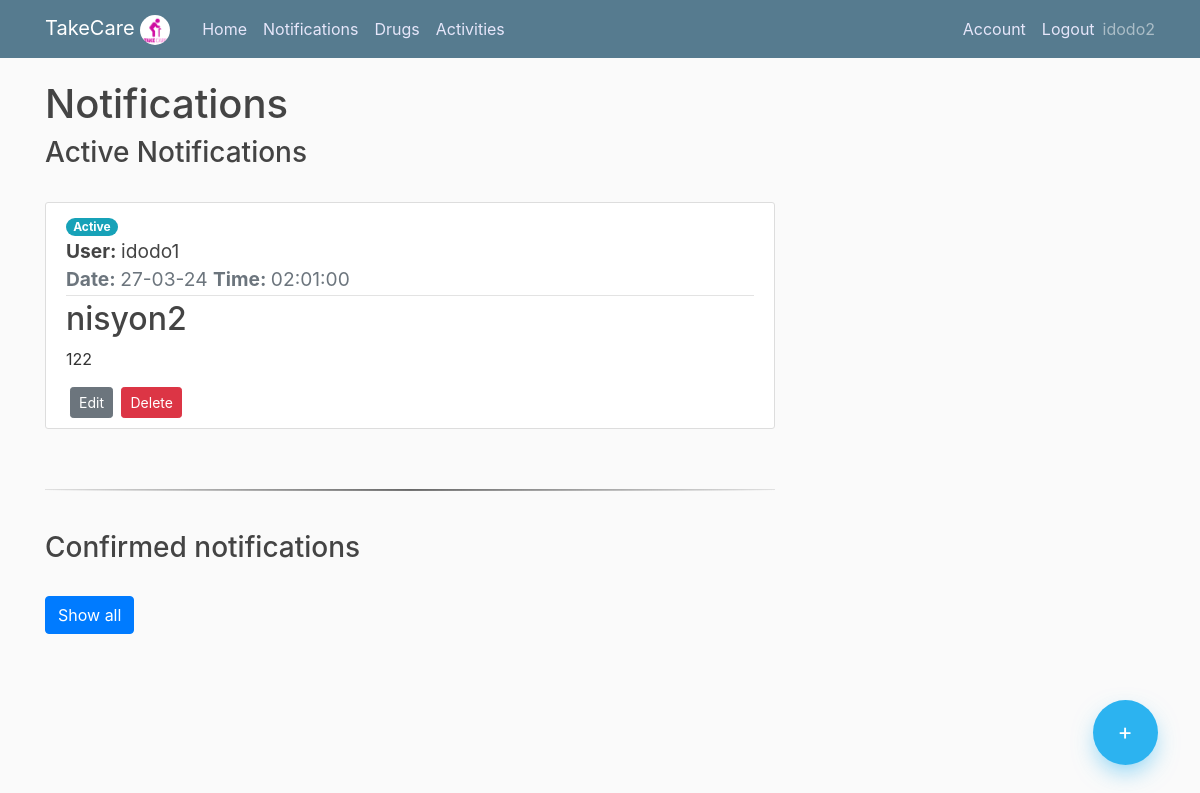
Before: /notification (signed in) with the older database file.
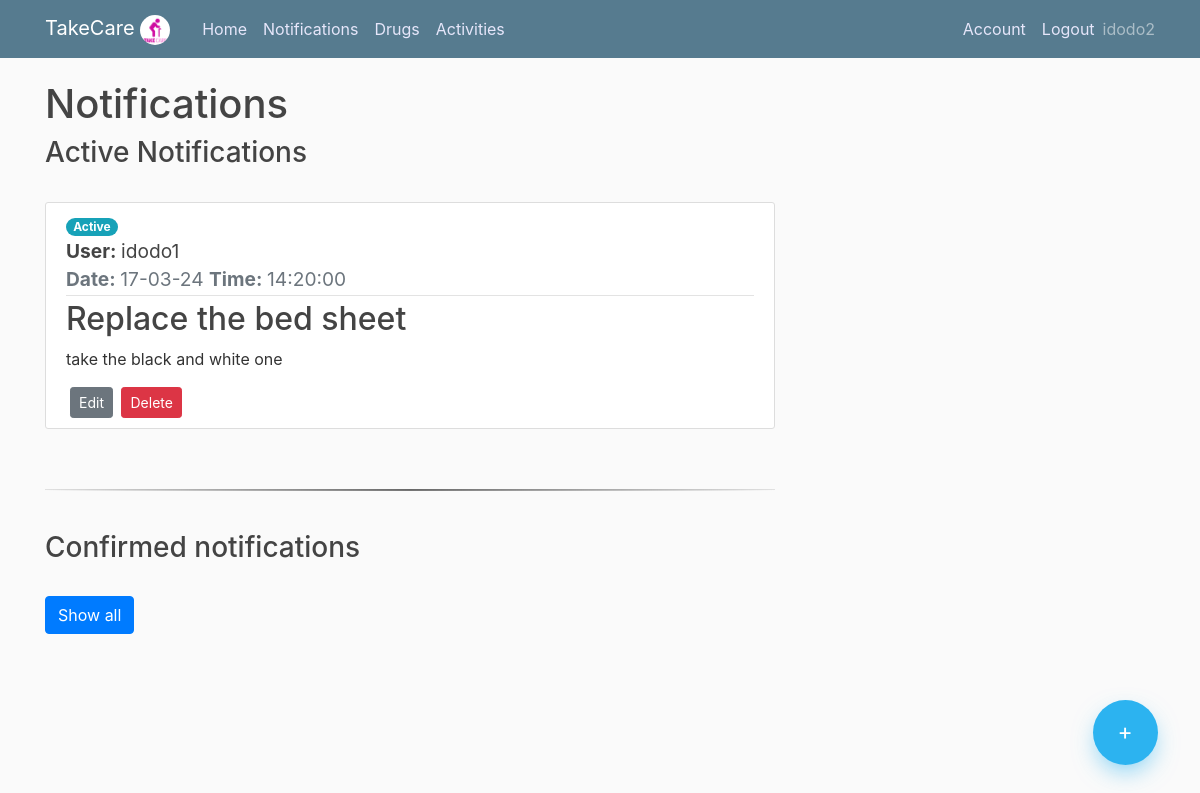
After: the same page with the newer database file.
### app/models.py (models this page shows, shortened)
class User(db.Model, UserMixin):
    id = db.Column(db.Integer, primary_key=True)
    username = db.Column(db.String(20), unique=True,nullable=False)
    email = db.Column(db.String(100), unique=True,nullable=False)
    image_file = db.Column(db.String(100),nullable=False,default='default.jpg')
    password= db.Column(db.String(60),nullable=False)
    ElderlyUser = db.relationship('Elderlyuser',backref='creator',lazy=True )
    Notifications = db.relationship('Notification',backref='creator',lazy=True )
    Drugs = db.relationship('Drug',backref='creator',lazy=True )

class Notification(db.Model):
    id = db.Column(db.Integer, primary_key=True)
    title = db.Column(db.String(150),nullable=False)
    content = db.Column(db.Text,nullable=False)
    date = db.Column(db.Date,nullable=False)
    time = db.Column(db.Time,nullable=False)
    took = db.Column(db.Boolean, nullable=False)
    user_id = db.Column(db.Integer, db.ForeignKey('user.id'), nullable=False)
    elderly_user_id = db.Column(db.Integer, db.ForeignKey('elderlyuser.id'), nullable=False)

class Elderlyuser(db.Model, UserMixin):
    id = db.Column(db.Integer, primary_key=True)
    username = db.Column(db.String(20), unique=True,nullable=False)
    password= db.Column(db.String(60),nullable=False)
    user_id = db.Column(db.Integer, db.ForeignKey('user.id'), nullable=False)

### app/routes.py (the view)
@app.route("/notification")
@login_required
def notification():
    if current_user.is_authenticated:
        notifications = Notification.query.filter_by(user_id=current_user.id).order_by(Notification.date.asc()).order_by(Notification.time.asc())
        eldelys = Elderlyuser.query.filter_by(user_id=current_user.id)
        eldelys_dict = {i.id: i.username for i in eldelys}
        return render_template("notification.html",notifications=notifications,eldelys_dict=eldelys_dict, title="Notification")
    else:
        return render_template("home.html")

### app/models.py (called while the page is built)
@login_manager.user_loader
def load_user(user_id):
    return User.query.get(int(user_id))

### app/templates/notification.html (shortened to what this page needs)
{% extends "layout.html" %}
{% block content %}
    <h1>Notifications</h1>
    <div class="floating-container">
        <a class="floating-button" href="{{ url_for('add_notification')}}"> +</a>
    </div>
    {% if notifications.count() == 0  %}
        <h3>No notifications found</h3>
    {% else %}
        <h3>Active Notifications</h3>
        <br>
        {% for notification in notifications %}
             {% if not notification.took %}
                <article class="media content-section">
            <div class="media-body">
                <span class="badge badge-pill badge-info">Active</span>
                <div class="article-title">
                    <big><strong>User: </strong> {{ eldelys_dict[notification.elderly_user_id] }}</big>
                </div>
              <div class="article-metadata">
                <big class="text-muted"><strong>Date: </strong> {{ notification.date.strftime('%d-%m-%y') }}   <strong>Time: </strong> {{ notification.time }} </big>
              </div>
              <h2>{{ notification.title }}</h2>
              <p class="article-content">{{ notification.content }}</p>
              <a class="btn btn-secondary btn-sm ml-1" href="{{ url_for('edit_notification' ,notification_id=notification.id ) }}">Edit</a>
              <button type="button" class="btn btn-danger btn-sm ml-1" data-toggle="modal" data-target="#deleteModal{{notification.id}}">
                Delete
              </button>
            </div>
          </article>
            {% endif %}
        {% endfor %}
         <br>
        <hr class="hr" />
        <br>
        <h3>Confirmed notifications</h3>
        <p>
            <br>
          <a class="btn btn-primary" data-toggle="collapse" href="#multiCollapseExample1" role="button" aria-expanded="false" aria-controls="multiCollapseExample1">Show all</a>
        </p>
    {% endif %}
{% endblock content %}

### app/templates/layout.html (shortened to what this page needs)
<!DOCTYPE html>
<html>
<head>
    <link rel="stylesheet" href="https://maxcdn.bootstrapcdn.com/bootstrap/4.0.0/css/bootstrap.min.css">
    <link rel="stylesheet" href="https://cdn.jsdelivr.net/npm/bootstrap@4.5.3/dist/css/bootstrap.min.css">
    <link rel="stylesheet" type="text/css" href="{{ url_for('static', filename='main.css') }}">
</head>
<body>
    <header class="site-header">
      <nav class="navbar navbar-expand-md navbar-dark bg-steel fixed-top">
        <div class="container">
          <a class="navbar-brand mr-4" href="/">TakeCare   <img src="{{ url_for('static', filename='take_logo1.png') }}" alt="Take Care" width="30" height="30" style=" border-radius: 50%"></a>
          <div class="collapse navbar-collapse" id="navbarToggle">
            <div class="navbar-nav mr-auto">
              <a class="nav-item nav-link" href="{{url_for('home')}}">Home</a>
              <a class="nav-item nav-link" href="{{url_for('notification')}}">Notifications</a>
              <a class="nav-item nav-link" href="{{url_for('drugs')}}">Drugs</a>
              <a class="nav-item nav-link" href="{{url_for('activities')}}">Activities</a>
            </div>
            {% if not current_user.is_authenticated %}
            <div class="navbar-nav">
              <a class="nav-item nav-link" href="{{url_for('login')}}">Login</a>
              <a class="nav-item nav-link" href="{{url_for('register')}}">Register</a>
            </div>
            {% else %}
            <div class="navbar-nav">
              <a class="nav-item nav-link" href="{{url_for('account')}}">Account</a>
              <a class="nav-item nav-link" href="{{url_for('logout')}}">Logout</a>
              <sapn class="navbar-text">{{current_user.username}}</span>
            </div>
            {% endif %}
          </div>
        </div>
      </nav>
    </header>
    <main role="main" class="container">
      <div class="row">
        <div class="col-md-8">
          {% block content %} {% endblock %}
    </main>
</body>
</html>

### app/static/main.css (style rules this page uses)
body { background: #fafafa; color: #333333; margin-top: 5rem; }
h1, h2, h3, h4, h5, h6 { color: #444444; }
.bg-steel { background-color:#567b8f; }
.site-header .navbar-nav .nav-link { color: rgb(230, 230, 250); }
.content-section { background: #ffffff; padding: 10px 20px; border: 1px solid #dddddd; border-radius: 3px; margin-bottom: 20px; }
.article-title { color: #444444; }
.article-content { white-space: pre-line; }
.article-metadata { padding-bottom: 1px; margin-bottom: 4px; border-bottom: 1px solid #e3e3e3 }
.floating-container { position: fixed; width: 100px; height: 100px; bottom: 0; right: 0; margin: 35px 25px; }
.floating-container .floating-button { position: absolute; width: 65px; height: 65px; background: #2cb3f0; bottom: 0; border-radius: 50%; left: 0; right: 0; margin: auto; color: white; line-height: 65px; text-align: center; font-size: 23px; z-index: 100; box-shadow: 0 10px 25px -5px rgba(44, 179, 240, 0.6); cursor: pointer; -webkit-transition: all 0.3s; transition: all 0.3s; }
hr { background: linear-gradient(90deg, rgba(250,250,250,1) 0%, rgba(116,116,116,1) 50%, rgba(250,250,250,1) 100%); height: 1px; }

Changed rows visible on the page:
changed Notification: date "27-03-24" → "17-03-24"; time "02:01:00" → "14:20:00"; title "nisyon2" → "Replace the bed sheet"; content "122" → "take the black and white one"
